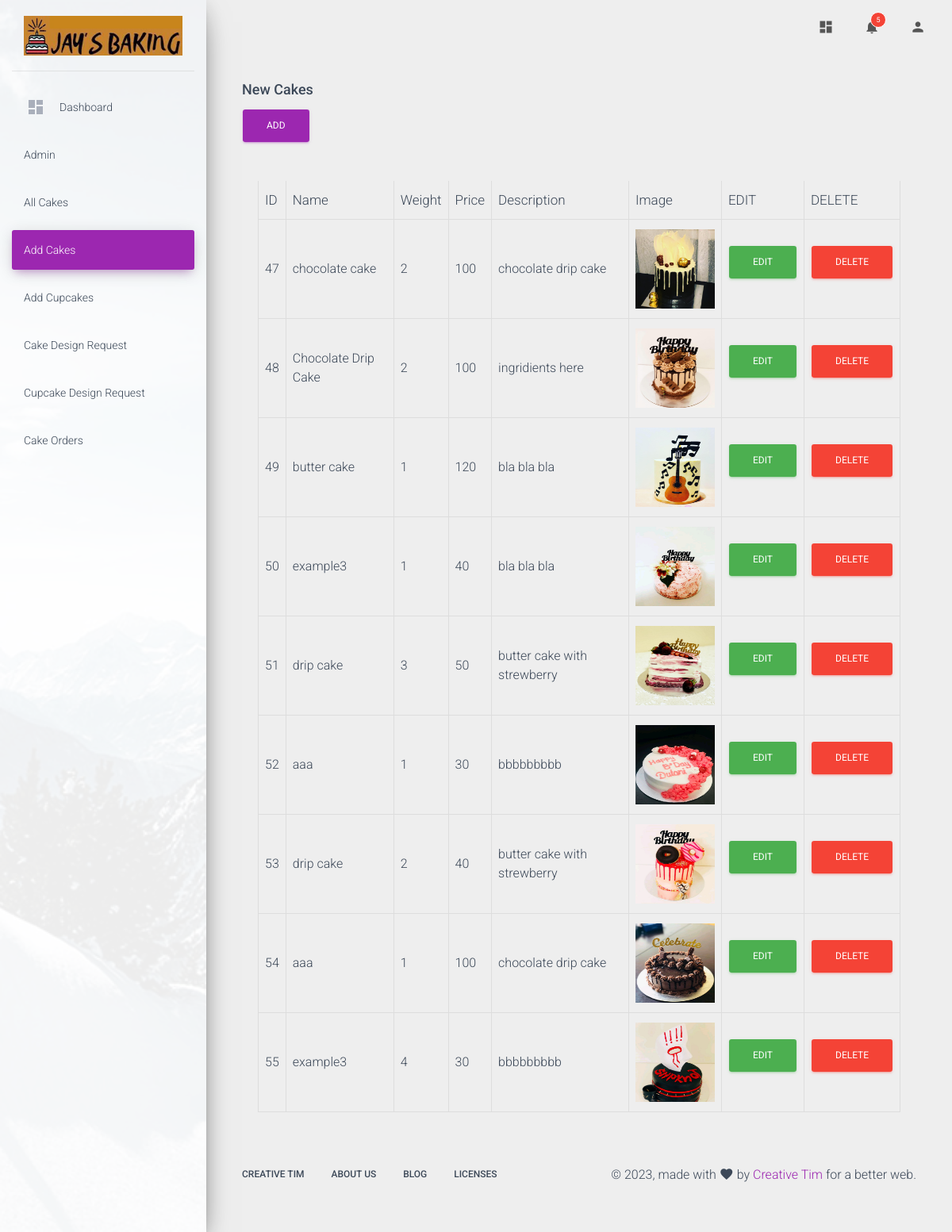
Screenshot of /Admin/examples/addcakes.php with the database file from the repository.
### tables this page shows
CREATE TABLE IF NOT EXISTS `addcake` (
  `id` int(11) NOT NULL AUTO_INCREMENT,
  `name` varchar(30) NOT NULL,
  `weight` int(10) NOT NULL,
  `price` int(3) NOT NULL,
  `description` varchar(120) NOT NULL,
  `image` varchar(50) NOT NULL,
  PRIMARY KEY (`id`) USING BTREE
);

### Admin/examples/addcakes.php (the view, shortened to what this page needs)
<!DOCTYPE html>
<html lang="en">
<head>
    <link rel="stylesheet" href="https://maxcdn.bootstrapcdn.com/font-awesome/latest/css/font-awesome.min.css">
    <link href="../assets/css/material-dashboard.css?v=2.1.2" rel="stylesheet" />
    <link href="../assets/demo/demo.css" rel="stylesheet" />
</head>
<body class="">
    <div class="wrapper ">
        <div class="sidebar" data-color="purple" data-background-color="white" data-image="../assets/img/sidebar-1.jpg">
            <div class="logo"><a href="" class="simple-text logo-normal">
                    <img src="logo.jpg" width="200px" height="50px">
                </a></div>
            <div class="sidebar-wrapper">
                <ul class="nav">
                    <li class="nav-item ">
                        <a class="nav-link" href="./dashboard.php">
                            <i class="material-icons">dashboard</i>
                            <p>Dashboard</p>
                        </a>
                    </li>
                    <li class="nav-item ">
                        <a class="nav-link" href="./user1.php">
                            <p>Admin</p>
                        </a>
                    </li>
                    <li class="nav-item ">
                        <a class="nav-link" href="./allcakes.html">
                            <p>all cakes</p>
                        </a>
                    </li>
                    <li class="nav-item active">
                        <a class="nav-link" href="./addcakes.php">
                            <p>add cakes</p>
                        </a>
                    </li>
                    <li class="nav-item ">
                        <a class="nav-link" href="./addcupcake.php">
                            <p>add cupcakes</p>
                        </a>
                    </li>
                    <li class="nav-item ">
                        <a class="nav-link" href="./cakedesignrequest.php">
                            <p>cake design request</p>
                        </a>
                    </li>
                    <li class="nav-item ">
                        <a class="nav-link" href="./cupcakedesignrequest.html">
                            <p>cupcake design request</p>
                        </a>
                    </li>
                    <li class="nav-item ">
                        <a class="nav-link" href="./cakeorders.html">
                            <p>cake orders</p>
                        </a>
                    </li>
                </ul>
            </div>
        </div>
        <div class="main-panel">
            <nav class="navbar navbar-expand-lg navbar-transparent navbar-absolute fixed-top ">
                <div class="container-fluid">
                    <div class="navbar-wrapper">
                    </div>
                    <div class="collapse navbar-collapse justify-content-end">
                        <ul class="navbar-nav">
                            <li class="nav-item">
                                <a class="nav-link" href="dashboard.php">
                                    <i class="material-icons">dashboard</i>
                                </a>
                            </li>
                            <li class="nav-item dropdown">
                                <a class="nav-link" href="http://example.com" id="navbarDropdownMenuLink" data-toggle="dropdown" aria-haspopup="true" aria-expanded="false">
                                    <i class="material-icons">notifications</i>
                                    <span class="notification">5</span>
                                </a>
                            </li>
                            <li class="nav-item dropdown">
                                <a class="nav-link" href="javascript:;" id="navbarDropdownProfile" data-toggle="dropdown" aria-haspopup="true" aria-expanded="false">
                                    <i class="material-icons">person</i>
                                </a>
                            </li>
                        </ul>
                    </div>
                </div>
            </nav>
            <div class="content">
                <div class="container-fluid">
                    <div class="container-fluid">
                        <div class="card-shadow mb-4">
                            <h4 class="n-0 font-weight-bold text-prmary">New Cakes</h4>
                            <button type="button" class="btn btn-primary" data-toggle="modal" data-target="#addCakeModal">Add</button>
                        </div>
                        <div class="card-body">
                            <div class="table-responsive">
                            <?php
                            include 'dbconfig.php';
                            $query = "SELECT * FROM `addcake`";
                            $query_run = mysqli_query($connection, $query);
                            if(mysqli_num_rows($query_run) > 0)
                            {
                            ?>
                                <table class="table table-bordered" id="datatable" width="100%" collspacing="0">
                                    <thead>
                                        <tr>
                                            <th> ID</th>
                                            <th> Name</th>
                                            <th> Weight</th>
                                            <th> Price</th>
                                            <th> Description</th>
                                            <th> Image</th>
                                            <th> EDIT</th>
                                            <th> DELETE</th>
                                        </tr>
                                    </thead>
                                    <tbody>
                                     <?php
                                        while($row = mysqli_fetch_assoc($query_run))
                                {
                                    ?>
                                     <tr>
                                            <td><?php echo $row['id'] ?></td>
                                            <td><?php echo $row['name'] ?></td>
                                            <td><?php echo $row['weight'] ?></td>
                                            <td><?php echo $row['price'] ?></td>
                                            <td><?php echo $row['description'] ?></td>
                                            <td><?php echo '<img src ="uploads/'.$row['image'].'" width="100px;" height="100px;" alt="cakes">' ?>
                                            </td>
                                            <td>
                                            <form action="addcakes_edit.php" method="post">
                                            <button type="submit" name="edit_data_btn" class="btn btn-success">EDIT</button>
                                            </form>
                                            </td>
                                            <td>
                                            <form action="code.php" method="post">
                                                <button type="submit" name="addcake_delete_btn" class="btn btn-danger">DELETE</button>
                                            </form>
                                            </td>
                                    </tr>
                                    <?php
                                }
                                ?>
                                    </tbody>
                                </table>
                                <?php
                            }
                            else
                            {
                                echo "No Recode Found";
                            }
                            ?>
                            </div>
                        </div>
                    </div>
                </div>
                <footer class="footer">
                    <div class="container-fluid">
                        <nav class="float-left">
                            <ul>
                                <li>
                                    <a href="https://www.creative-tim.com">
                                        Creative Tim
                                    </a>
                                </li>
                                <li>
                                    <a href="https://creative-tim.com/presentation">
                                        About Us
                                    </a>
                                </li>
                                <li>
                                    <a href="http://blog.creative-tim.com">
                                        Blog
                                    </a>
                                </li>
                                <li>
                                    <a href="https://www.creative-tim.com/license">
                                        Licenses
                                    </a>
                                </li>
                            </ul>
                        </nav>
                        <div class="copyright float-right">
                            &copy;
                            , made with <i class="material-icons">favorite</i> by
                            <a href="https://www.creative-tim.com" target="_blank">Creative Tim</a> for a better web.
                        </div>
                    </div>
                </footer>
            </div>
        </div>
</body>
</html>

### rows the page displays
addcake: id "47", name "chocolate cake", weight "2", price "100", description "chocolate drip cake", image (picture)
addcake: id "48", name "Chocolate Drip Cake", weight "2", price "100", description "ingridients here", image (picture)
addcake: id "49", name "butter cake", weight "1", price "120", description "bla bla bla", image (picture)
addcake: id "50", name "example3", weight "1", price "40", description "bla bla bla", image (picture)
addcake: id "51", name "drip cake", weight "3", price "50", description "butter cake with strewberry", image (picture)
addcake: id "52", name "aaa", weight "1", price "30", description "bbbbbbbbb", image (picture)
addcake: id "53", name "drip cake", weight "2", price "40", description "butter cake with strewberry", image (picture)
addcake: id "54", name "aaa", weight "1", price "100", description "chocolate drip cake", image (picture)
addcake: id "55", name "example3", weight "4", price "30", description "bbbbbbbbb", image (picture)
